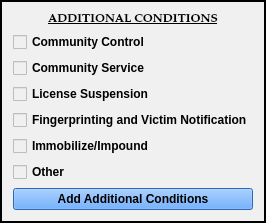
        <widget class="QFrame" name="frame_6">
         <property name="sizePolicy">
          <sizepolicy hsizetype="Preferred" vsizetype="Preferred">
           <horstretch>0</horstretch>
           <verstretch>0</verstretch>
          </sizepolicy>
         </property>
         <property name="styleSheet">
          <string notr="true">background-color: rgb(240, 240, 240);
font: 75 9pt &quot;Palatino Linotype&quot;;
font-weight: bold;</string>
         </property>
         <property name="frameShape">
          <enum>QFrame::Box</enum>
         </property>
         <property name="frameShadow">
          <enum>QFrame::Plain</enum>
         </property>
         <property name="lineWidth">
          <number>2</number>
         </property>
         <layout class="QGridLayout" name="gridLayout_2">
          <item row="4" column="0">
           <widget class="QCheckBox" name="victim_notification_checkBox">
            <property name="text">
             <string>Fingerprinting and Victim Notification</string>
            </property>
           </widget>
          </item>
          <item row="5" column="0">
           <widget class="QCheckBox" name="impoundment_checkBox">
            <property name="text">
             <string>Immobilize/Impound</string>
            </property>
           </widget>
          </item>
          <item row="1" column="0">
           <widget class="QCheckBox" name="community_control_checkBox">
            <property name="text">
             <string>Community Control    </string>
            </property>
           </widget>
          </item>
          <item row="3" column="0">
           <widget class="QCheckBox" name="license_suspension_checkBox">
            <property name="text">
             <string>License Suspension</string>
            </property>
           </widget>
          </item>
          <item row="2" column="0">
           <widget class="QCheckBox" name="community_service_checkBox">
            <property name="text">
             <string>Community Service</string>
            </property>
           </widget>
          </item>
          <item row="0" column="0">
           <widget class="QLabel" name="add_conditions_label">
            <property name="maximumSize">
             <size>
              <width>16777215</width>
              <height>40</height>
             </size>
            </property>
            <property name="font">
             <font>
              <family>Palatino Linotype</family>
              <pointsize>9</pointsize>
              <weight>75</weight>
              <italic>false</italic>
              <bold>true</bold>
              <underline>true</underline>
             </font>
            </property>
            <property name="text">
             <string>ADDITIONAL CONDITIONS</string>
            </property>
            <property name="alignment">
             <set>Qt::AlignCenter</set>
            </property>
           </widget>
          </item>
          <item row="8" column="0">
           <widget class="QPushButton" name="add_conditions_Button">
            <property name="styleSheet">
             <string notr="true">background-color: rgb(62, 146, 255)</string>
            </property>
            <property name="text">
             <string>Add Additional Conditions</string>
            </property>
            <property name="autoDefault">
             <bool>false</bool>
            </property>
           </widget>
          </item>
          <item row="6" column="0">
           <widget class="QCheckBox" name="other_conditions_checkBox">
            <property name="enabled">
             <bool>true</bool>
            </property>
            <property name="focusPolicy">
             <enum>Qt::StrongFocus</enum>
            </property>
            <property name="text">
             <string>Other                                              </string>
            </property>
           </widget>
          </item>
         </layout>
        </widget>
